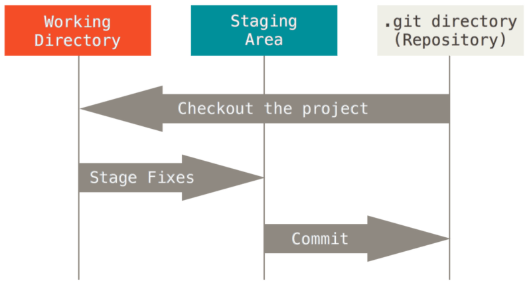
#> input picture day2.assets/git 로컬 저장소.png, 528 x 285 px, given in place of raining.mp4, which was not available
$ jupyter execute --allow-errors DFopencv_02_basic_2.ipynb   (text cells are left out)
#> lines starting #> are read from the running program, lines starting #| are printed output that depends on the picture; pictures that were not available may be replaced by others from this repository, and a replacement may not be noted
[cell 1]
import numpy as np
import cv2
import sys

[cell 2]
src = cv2.imread('./Ch_2_Opencv_basic/fig/puppy.bmp', cv2.IMREAD_COLOR)
sunglass = cv2.imread('./Ch_2_Opencv_basic/fig/imgbin_sunglasses_1.png',
                     cv2.IMREAD_UNCHANGED)

#> (the rest of this cell did not finish here and is left out)

[cell 3]
src = cv2.imread('./Ch_2_Opencv_basic/fig/puppy.bmp',cv2.IMREAD_COLOR)
img_alpha = cv2.imread('./Ch_2_Opencv_basic/fig/imgbin_sunglasses_1.png',
                     cv2.IMREAD_UNCHANGED)

#> (the rest of this cell did not finish here and is left out)

[cell 4]
## 하얀색 도화지 만들기

img = np.full((600, 1200, 3), 255, np.uint8)

cv2.imshow('canvas', img)

cv2.waitKey()
cv2.destroyAllWindows()

[cell 5]
img = np.full((600, 1200, 3), 255, np.uint8)

# cv2.line(img, pt1, pt2, color, thickness = None, lineType = None, shift = None) -> img
# flags
    # img:그림을 그릴 영상
    # pt1, pt2: 직선의 시작점, 끝점
    # color: 직선의 칼라 (B,G,R)의 튜플
    # thinkness: 선두께, 기본은= 1
    # lineType: cv2.LINE_4, cv2.LINE_8, cv2.LINE_AA

cv2.line(img, (100, 50), (300, 50), (255, 0, 255), 10)
cv2.line(img, (300, 50), (200, 200), (255, 255, 0), 10)
cv2.line(img, (350, 40), (350, 210), (0, 255, 255), 10)


# cv2.rectangle(img, pt1, pt2, color, thickness = None, lineType = None) -> img
   # pt1 :좌측 상단,  pt2: 우측하단
# cv2.rectangle(img, rect, color, thickness = None, lineType = None) -> img
    # rect: 사각형의 위치 정보 (x, y, w, h)

cv2.rectangle(img, (180, 250), (340, 350), (255, 0, 0), 10)
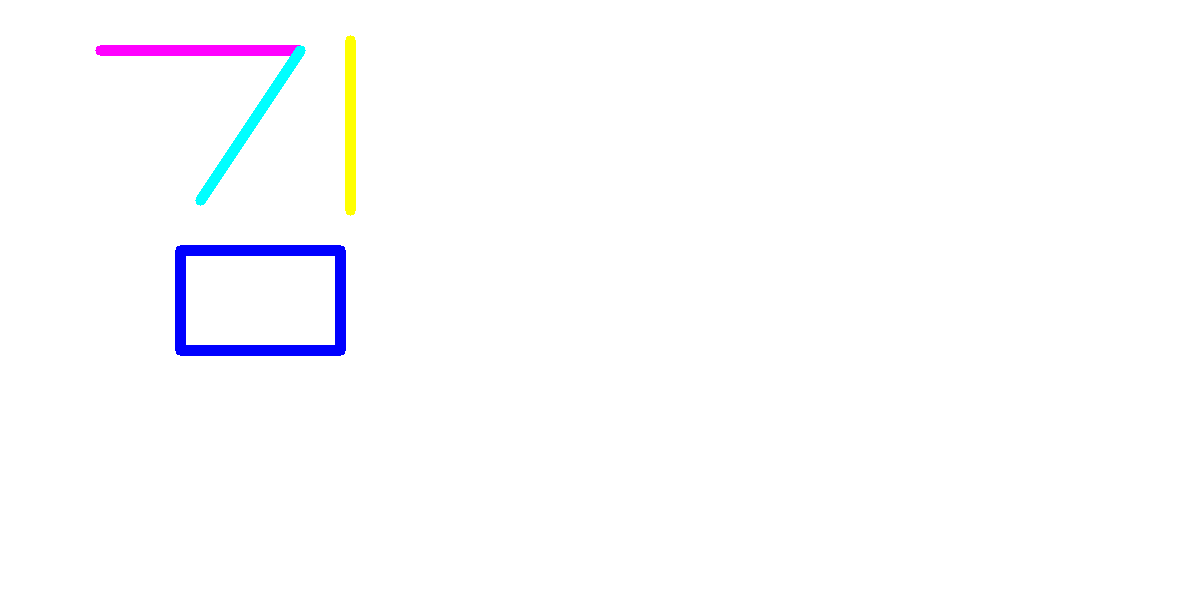
#> img: shape (600, 1200, 3); mean of channels 0, 1, 2 254.3, 252.2, 252.3; drawn as B, G, R
cv2.rectangle(img, (180, 250), (340, 350), (0, 255, 0), -1)


# cv2.circle(img, center, radius, color, thickness = None, lineType = None) -> img
    # center: 원의 중심좌표 (x, y)
    # radius : 원의 반지름

cv2.circle(img, (600, 300), 100, (0, 0, 255), 10, cv2.LINE_AA)


# cv2.ellipse(img, center, axes, angle, startAngle, endAngle, color[, thickness[, lineType[, shift]]]) -> img
    # center: 원의 중심좌표 (x, y)
    # axis: 축의 반지름(x, y)
    # angle: 타원의 기울기 (예, 10, 오른쪽으로 10도 기울어짐)
    # startAngle: 타원을 그리는 시작 각도 (3시 방향이 0도)
    # endAngle: 타원을 그리는 종료 각도

cv2.ellipse(img, (600, 300), (50, 100), 10, 0, 360, (255, 255, 0), 10)


text = 'Opencv version' + cv2.__version__
cv2.putText(img, text, (800, 100), cv2.FONT_HERSHEY_SIMPLEX,
           0.5, (0, 0, 255), 1, cv2.LINE_AA)
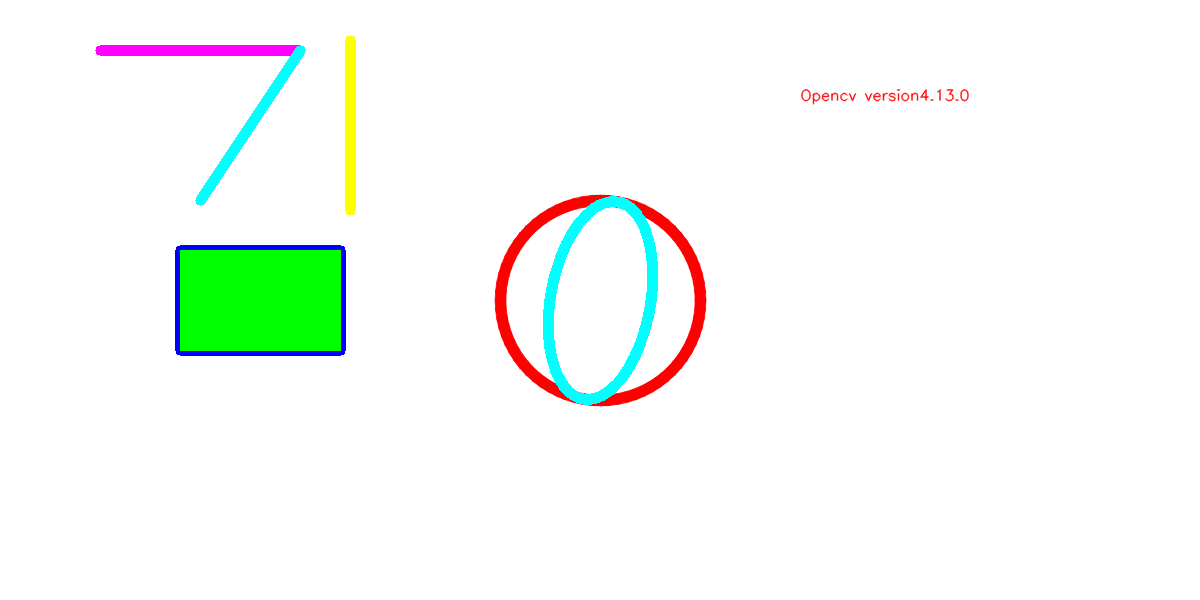
#> img: shape (600, 1200, 3); mean of channels 0, 1, 2 246.2, 250.9, 245.7; drawn as B, G, R

print(text)

cv2.imshow('canvas', img)

cv2.waitKey()
cv2.destroyAllWindows()

[cell 6]
## 인삼쓰기

img = np.full((600, 1200, 3), 255, np.uint8)

cv2.circle(img, (150, 150), 70, (0, 255, 0), 10, cv2.LINE_AA )
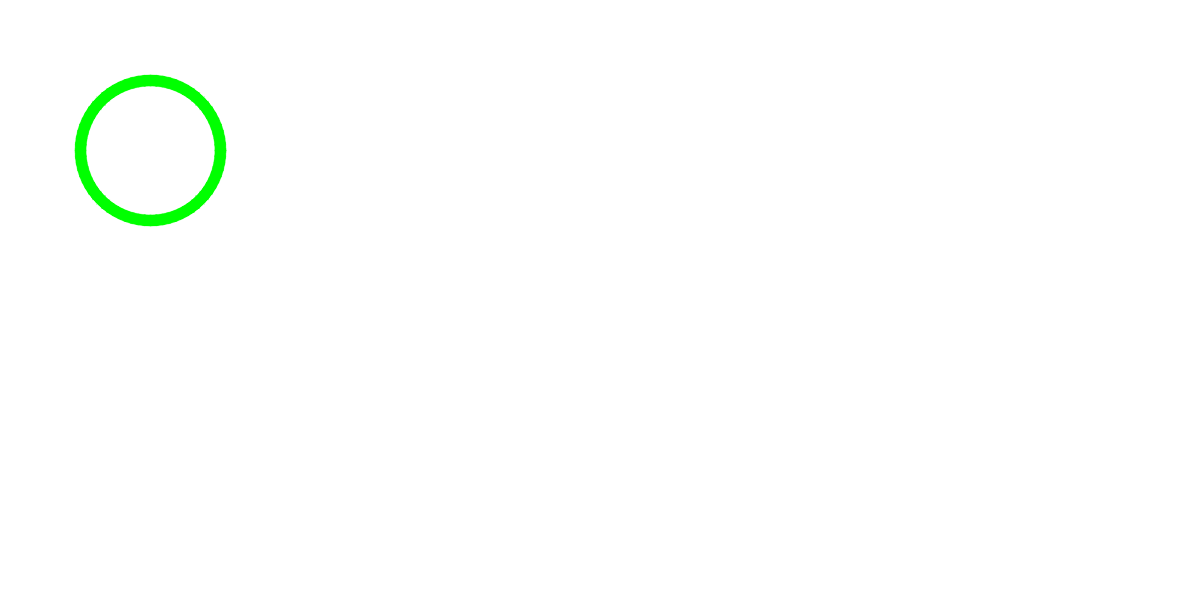
#> img: shape (600, 1200, 3); mean of channels 0, 1, 2 253.2, 255, 253.2; drawn as B, G, R
cv2.line(img, (280, 70), (280, 250), (0, 255, 0), 10)
cv2.line(img, (150, 280), (150, 350), (0, 255, 0), 10)
cv2.line(img, (150, 350), (300, 350), (0, 255, 0), 10)

cv2.line(img, (400, 80), (350, 200), (255, 0, 0), 10, cv2.LINE_AA)
cv2.line(img, (400, 80), (450, 200), (255, 0, 0), 10, cv2.LINE_AA)
cv2.line(img, (500, 70), (500, 250), (255, 0, 0), 10)
cv2.line(img, (500, 160), (550, 160), (255, 0, 0), 10)
cv2.rectangle(img, (380, 280, 150, 100), (255, 0, 0), 10)
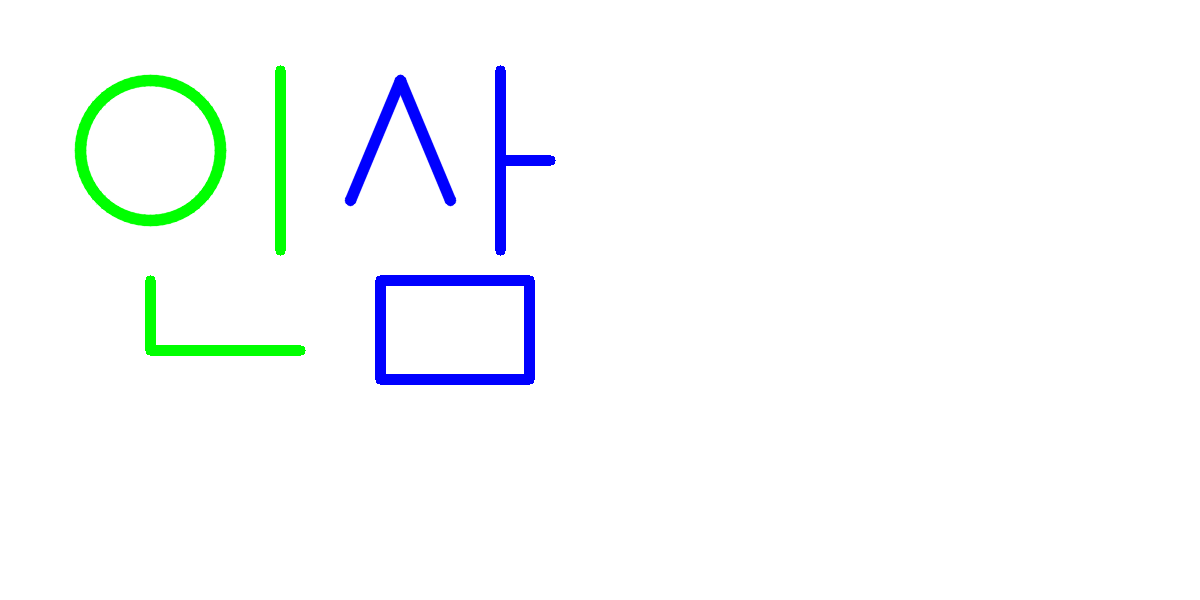
#> img: shape (600, 1200, 3); mean of channels 0, 1, 2 251.6, 251.1, 247.7; drawn as B, G, R

cv2.imshow('canvas', img)

cv2.waitKey()
cv2.destroyAllWindows()

[cell 7]
cap = cv2.VideoCapture('./Ch_2_Opencv_basic/fig/raining.mp4')

if not cap.isOpened() :
    print('Videoncap open failed')
    sys.exit()

while True :
    ret, frame = cap.read()
#> frame is the input picture: shape (285, 528, 3); mean B, G, R 221.6, 224.3, 225.9

    if not ret :
        print('Video read failed')
        break

    edge = cv2.Canny(frame, 30, 150)
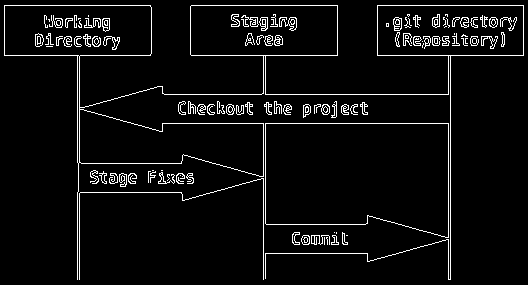
#> edge: shape (285, 528); 5% white in thin lines or dots

    cv2.imshow('img', frame)
    cv2.imshow('edge', edge)


    if cv2.waitKey(20) == 27 :
#> (key Esc is pressed here)
        break

cap.release()
cv2.destroyAllWindows()

[cell 8]
## 카메라 열기

cap = cv2.VideoCapture(0)

if not cap.isOpened() :
    print('Videocap open failed')
    sys.exit()

while True :
    ret, frame = cap.read()

    if not ret :
        print('Video read failed')
        break

    edge = cv2.Canny(frame, 30, 150)

    cv2.imshow('img', frame)
    cv2.imshow('edge', edge)

    if cv2.waitKey(20) == 27 :
#> (key Esc is pressed here)
        break

cap.release()
cv2.destroyAllWindows()

[cell 9]
cap = cv2.VideoCapture(0)

if not cap.isOpened() :
    print('Videocap open failed')
    sys.exit()

w = int(cap.get(cv2.CAP_PROP_FRAME_WIDTH))
h = int(cap.get(cv2.CAP_PROP_FRAME_HEIGHT))
fps = cap.get(cv2.CAP_PROP_FPS) * 0.7   # frame per second
fourcc = cv2.VideoWriter_fourcc(*'DIVX')   # 동영상을 압축하는 형식 /코덱

out = cv2.VideoWriter('output.avi', fourcc, fps, (w, h))

while True :
    ret, frame = cap.read()

    if not ret :
        print('Video read failed')
        break

    ## 동영상 편집 부분
    ####################################################
    edge = cv2.Canny(frame, 30, 150)
#     edge = 255 - edge
    edge_color = cv2.cvtColor(edge, cv2.COLOR_GRAY2BGR)
#> edge_color: shape (285, 528, 3); 5% white in thin lines or dots
    ####################################################

    cv2.imshow('img', frame)
    cv2.imshow('edge', edge_color)

    out.write(frame)

    if cv2.waitKey(20) == 27 :
#> (key Esc is pressed here)
        break

cap.release()
out.release()
cv2.destroyAllWindows()
